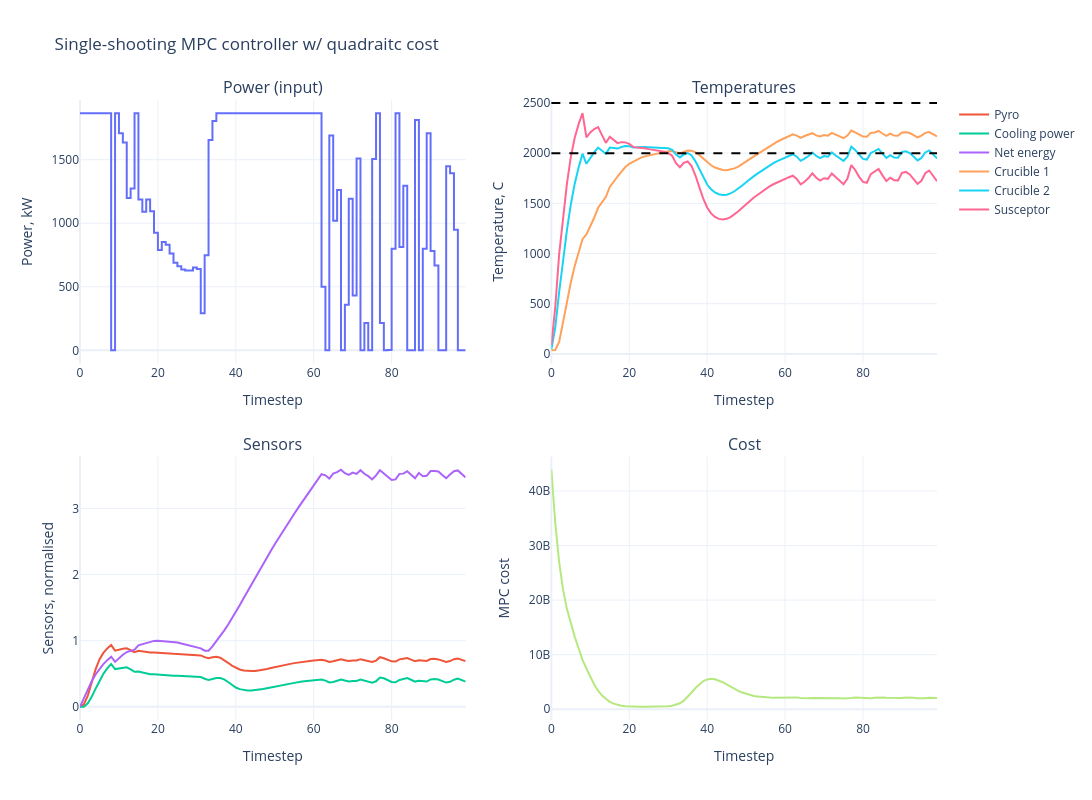

The cell this chart's notebook holds for it:
### Code cell
import numpy as np
import plotly.graph_objects as go
from plotly.subplots import make_subplots

limit = 100
t = np.arange(limit)
p_opt_traj_Q = manager1.Pscaler.inverse_transform(torch.tensor(p_opt_Q).reshape(-1,1))
fig = make_subplots(
    rows=2,
    cols=2,
    subplot_titles=(
        f"Power (input)",
        f"Temperatures",
        "Sensors",
        "Cost"
    ),
    vertical_spacing=0.15
)

# --- Left subplot: power trajectory ---
fig.add_trace(
    go.Scatter(
        x=t,
        y=p_opt_traj_Q[:limit,0],
        mode="lines",
        line_shape="hv",  # equivalent to plt.step
        name="Power",
        showlegend=False
    ),
    row=1,
    col=1
)
fig.add_trace(
    go.Scatter(
        x=np.arange(limit),
        y=pyro_traj_Q[:limit,0],
        mode="lines",
        # line_shape="hv",  # equivalent to plt.step
        name="Pyro"
    ),
    row=2,
    col=1
)
fig.add_trace(
    go.Scatter(
        x=t,
        y=p_cool_traj_Q[:limit,0],
        mode="lines",
        # line_shape="hv",  # equivalent to plt.step
        name="Cooling power"
    ),
    row=2,
    col=1
)
fig.add_trace(
    go.Scatter(
        x=t,
        y=E_net_traj_Q[:limit,0],
        mode="lines",
        # line_shape="hv",  # equivalent to plt.step
        name="Net energy"
    ),
    row=2,
    col=1
)
# --- Right subplot: Z trajectories ---

fig.add_trace(
    go.Scatter(
        x=t,
        y=(Z_traj_Q[:limit] @ c1_picker.numpy().T).mean(axis=1),
        mode="lines",
        name="Crucible 1"
    ),
    row=1,
    col=2
)
fig.add_trace(
    go.Scatter(
        x=t,
        y=(Z_traj_Q[:limit] @ c2_picker.numpy().T).mean(axis=1),
        mode="lines",
        name="Crucible 2"
    ),
    row=1,
    col=2
)
fig.add_trace(
    go.Scatter(
        x=t,
        y=(Z_traj_Q[:limit] @ sus_picker.numpy().T).mean(axis=1),
        mode="lines",
        name="Susceptor"
    ),
    row=1,
    col=2
)

# Horizontal target lines
fig.add_hline(
    y=-sus_target,
    line_dash="dash",
    line_color="black",
    row=1,
    col=2
)

fig.add_hline(
    y=c1_target,
    line_dash="dash",
    line_color="black",
    row=1,
    col=2
)

fig.add_trace(
    go.Scatter(
        x=t,
        y=cost_traj_Q[:limit,0],
        name='MPC cost',
        showlegend=False
    ),
    row=2,
    col=2
)

fig.update_yaxes(title_text='Power, kW',row=1,col=1)
fig.update_yaxes(title_text='Temperature, C',row=1,col=2)
fig.update_yaxes(title_text='Sensors, normalised',row=2,col=1)
fig.update_yaxes(title_text='MPC cost',row=2,col=2)
fig.update_xaxes(title_text='Timestep')#,row=1,col=1)
fig.update_layout(
    width=1200,
    height=800,
    showlegend=True,
    template="plotly_white",
    title='Single-shooting MPC controller w/ quadraitc cost'
)

fig.show()
